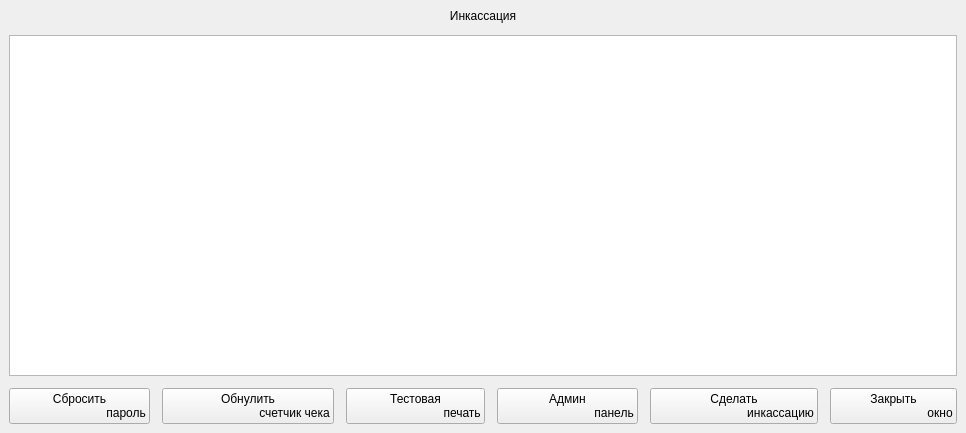
<?xml version="1.0" encoding="UTF-8"?>
<ui version="4.0">
  <class>IncasaciyaForm</class>
  <widget class="QWidget" name="IncasaciyaForm">
    <property name="windowModality">
      <enum>Qt::WindowModal</enum>
    </property>
    <property name="geometry">
      <rect>
        <x>0</x>
        <y>0</y>
        <width>658</width>
        <height>433</height>
      </rect>
    </property>
    <property name="windowTitle">
      <string>Диалог инкасации</string>
    </property>
    <layout class="QHBoxLayout" name="horizontalLayout" stretch="0">
      <property name="margin">
        <number>0</number>
      </property>
      <item>
        <widget class="QWidget" name="IncasaciyaFormWidget" native="true">
          <layout class="QVBoxLayout" name="verticalLayout_3">
            <item>
              <layout class="QVBoxLayout" name="verticalLayout">
                <property name="spacing">
                  <number>12</number>
                </property>
                <item>
                  <widget class="QLabel" name="lblIncasaciyaTitle">
                    <property name="text">
                      <string>Инкасcация</string>
                    </property>
                    <property name="alignment">
                      <set>Qt::AlignCenter</set>
                    </property>
                  </widget>
                </item>
                <item>
                  <widget class="QTextBrowser" name="graphicsViewI" />
                </item>
                <item>
                  <layout class="QHBoxLayout" name="horizontalLayout_2">
                    <item>
                      <widget class="QPushButton" name="btnChangePass">
                        <property name="autoFillBackground">
                          <bool>false</bool>
                        </property>
                        <property name="text">
                          <string>Сбросить
                            пароль</string>
                        </property>
                        <property name="iconSize">
                          <size>
                            <width>30</width>
                            <height>30</height>
                          </size>
                        </property>
                        <property name="autoDefault">
                          <bool>false</bool>
                        </property>
                        <property name="default">
                          <bool>false</bool>
                        </property>
                        <property name="flat">
                          <bool>false</bool>
                        </property>
                      </widget>
                    </item>
                    <item>
                      <widget class="QPushButton" name="btnNullingCheck">
                        <property name="autoFillBackground">
                          <bool>false</bool>
                        </property>
                        <property name="text">
                          <string>Обнулить
                            счетчик чека</string>
                        </property>
                        <property name="iconSize">
                          <size>
                            <width>30</width>
                            <height>30</height>
                          </size>
                        </property>
                        <property name="autoDefault">
                          <bool>false</bool>
                        </property>
                        <property name="default">
                          <bool>false</bool>
                        </property>
                        <property name="flat">
                          <bool>false</bool>
                        </property>
                      </widget>
                    </item>
                    <item>
                      <widget class="QPushButton" name="btnPrinterTest">
                        <property name="text">
                          <string>Тестовая
                            печать</string>
                        </property>
                        <property name="iconSize">
                          <size>
                            <width>30</width>
                            <height>30</height>
                          </size>
                        </property>
                      </widget>
                    </item>
                    <item>
                      <widget class="QPushButton" name="btnInterToAdmin">
                        <property name="styleSheet">
                          <string notr="true" />
                        </property>
                        <property name="text">
                          <string>Админ
                            панель</string>
                        </property>
                        <property name="icon">
                          <iconset resource="../../ekiosk.qrc">
                            <normaloff>:/assets/icons/reg_11.png</normaloff>
                            :/assets/icons/reg_11.png</iconset>
                        </property>
                        <property name="iconSize">
                          <size>
                            <width>48</width>
                            <height>48</height>
                          </size>
                        </property>
                      </widget>
                    </item>
                    <item>
                      <widget class="QPushButton" name="btnGetIncasaciya">
                        <property name="styleSheet">
                          <string notr="true" />
                        </property>
                        <property name="text">
                          <string>Сделать
                            инкассацию</string>
                        </property>
                        <property name="icon">
                          <iconset resource="../../ekiosk.qrc">
                            <normaloff>:/assets/icons/reg_10.png</normaloff>
                            :/assets/icons/reg_10.png</iconset>
                        </property>
                        <property name="iconSize">
                          <size>
                            <width>48</width>
                            <height>48</height>
                          </size>
                        </property>
                      </widget>
                    </item>
                    <item>
                      <spacer name="horizontalSpacer">
                        <property name="orientation">
                          <enum>Qt::Horizontal</enum>
                        </property>
                        <property name="sizeHint" stdset="0">
                          <size>
                            <width>40</width>
                            <height>20</height>
                          </size>
                        </property>
                      </spacer>
                    </item>
                    <item>
                      <widget class="QPushButton" name="btnCloseIncasaciya">
                        <property name="text">
                          <string>Закрыть
                            окно</string>
                        </property>
                        <property name="icon">
                          <iconset resource="../../ekiosk.qrc">
                            <normaloff>:/assets/icons/reg_8.png</normaloff>:/assets/icons/reg_8.png</iconset>
                        </property>
                        <property name="iconSize">
                          <size>
                            <width>48</width>
                            <height>48</height>
                          </size>
                        </property>
                      </widget>
                    </item>
                  </layout>
                </item>
              </layout>
            </item>
          </layout>
        </widget>
      </item>
    </layout>
  </widget>
  <resources>
    <include location="../../ekiosk.qrc" />
  </resources>
  <connections />
</ui>
